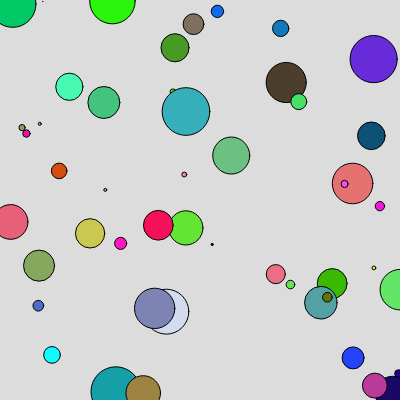
Frame 1 (no input)
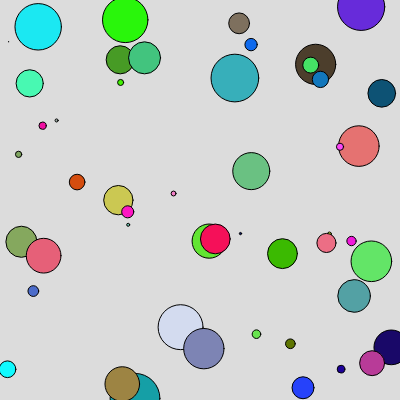
Frame 60 (no input)
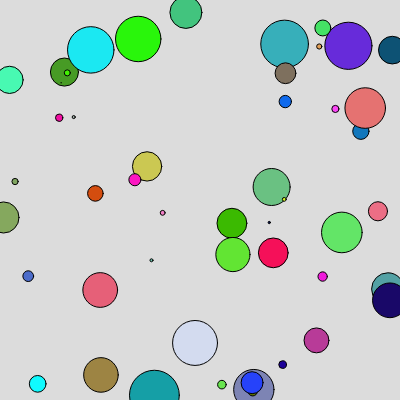
Frame 120 (the mouse pressed at the canvas centre since frame 60)

The p5.js sketch that drew these frames (run headless with seeded random() and noise() and a simulated clock; from frame 60 on, the mouse is pressed at the canvas centre):

// p5.js sketch
// ── sketch.js
let cbs=[]
let numClickables=50

function setup() {
  createCanvas(400, 400 );
  
  for(let i=0; i<numClickables; i++){
    cbs.push(new ClickableBlob(random(width), random(height), 50))
  }
  console.log(cbs)
}

function draw() {
  background(220);
  cbs.forEach(function(cb){
    cb.update()
    cb.show()
  })
}

function mousePressed(){
  cbs.forEach(function(cb){
    cb.click()
  })
}

class ClickableBlob{
  constructor(x,y,s){
    this.tx=x
    this.ty=y
    this.x=x
    this.y=y
     this.vx = random(-1, 1); // Initial velocity in X
    this.vy = random(-1, 1); // Initial velocity in Y
    this.s=random(s)
    this.hover=false
    this.color = color(random(255), random(255), random(255)); // Random colors
  }
  
  click(){
    if(this.hover){
      this.vx=random(-10, 10)//changes direction suddenly on click
      this.vy=random(-10, 10)
      this.color = this.color = color(random(255), random(255), random(255));
    }
  }
  
  update(){
    this.x+=this.vx;//changes position based on velocity
    this.y+=this.vy;
    
     if (this.x < 0 || this.x > width) {
      this.vx *= -1;
    }
    if (this.y < 0 || this.y > height) {
      this.vy *= -1;
    }
    let d=dist(this.x, this.y, mouseX, mouseY)
    this.hover = d < this.s/2
  }
  
  show(){
    fill(this.color)
    if(this.hover){
      fill(0,200,100)
    }
    stroke(0)
    ellipse(this.x, this.y, this.s, this.s  )
  }
  
}
